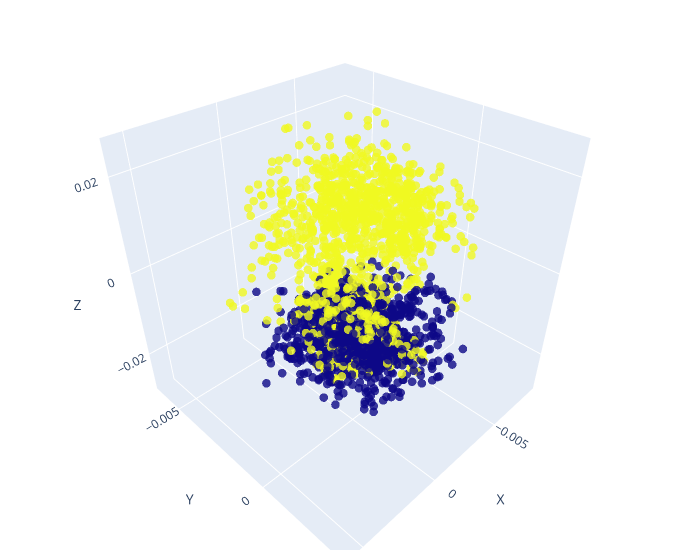

Notebook cell for this chart:
### Code cell
import numpy as np
import plotly.graph_objects as go

# Sample 3D data
x, y, z = actions[:, 0], actions[:, 1], actions[:, 2] # ee_pose[:, 0], ee_pose[:, 1], ee_pose[:, 2]

# Create a 3D scatter plot
fig = go.Figure(data=[go.Scatter3d(x=x, y=y, z=z, mode='markers',
                                   marker=dict(size=5,
                                               color=actions[:,-1], # z,  # set color to an array/list of desired values
                                               #colorscale='inferno',  # choose a colorscale
                                               opacity=0.8))])

# Make the plot interactive by allowing user to rotate, zoom, etc.
fig.update_layout(scene=dict(
                    xaxis_title='X',
                    yaxis_title='Y',
                    zaxis_title='Z'),
                  width=700,
                  margin=dict(r=20, b=10, l=10, t=10))

fig.show()

### Figure 1 — Plotly figure (JSON) as saved in the notebook; plotly's stock layout.template omitted (floating-point values rounded to 4 significant figures; data arrays with more than 128 entries replaced by an {"elided": "..."} marker saying what was removed)
{"data": [{"marker": {"color": {"elided": "2829 int values"}, "opacity": 0.8, "size": 5}, "mode": "markers", "type": "scatter3d", "x": {"elided": "2829 float values"}, "y": {"elided": "2829 float values"}, "z": {"elided": "2829 float values"}}], "layout": {"margin": {"b": 10, "l": 10, "r": 20, "t": 10}, "scene": {"xaxis": {"title": {"text": "X"}}, "yaxis": {"title": {"text": "Y"}}, "zaxis": {"title": {"text": "Z"}}}, "width": 700}}
